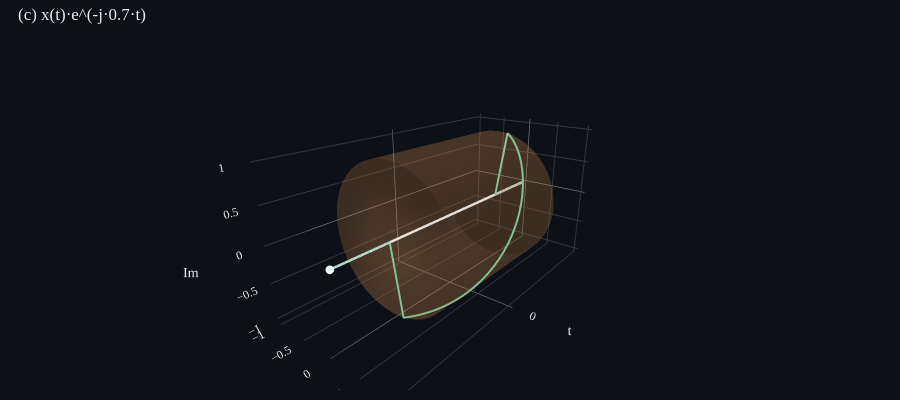

The notebook cell this image was saved under:
### Markdown cell above
### 1-3. 곱한 결과 $rect_W(t)·e^(-jω₀t)$ — 푸리에 적분의 피적분 함수

|t|<W에서만 살아 있는 헬릭스 조각 (envelope = rect, carrier = winding). |t|>W에서는 rect=0이라 곡선이 t축 위에 정확히 누움.

### Code cell
p = WoundSignalPlot(); p.update(ws_3d, last_idx); p.figure.show()

### Figure 1 — Plotly figure (JSON) as saved in the notebook; plotly's stock layout.template omitted (floating-point values rounded to 4 significant figures; data arrays with more than 128 entries replaced by an {"elided": "..."} marker saying what was removed)
{"data": [{"line": {"color": "#e6edf3", "width": 5}, "mode": "lines", "name": "t-axis", "opacity": 1, "scene": "scene", "showlegend": false, "type": "scatter3d", "x": [-3.5, 3.5], "y": [0, 0], "z": [0, 0]}, {"line": {"color": "#7ec699", "width": 4}, "mode": "lines", "name": "wound", "type": "scatter3d", "x": {"elided": "2000 float values"}, "y": {"elided": "2000 float values"}, "z": {"elided": "2000 float values"}}, {"colorscale": [[0, "#ffa657"], [1, "#ffa657"]], "hoverinfo": "skip", "lighting": {"ambient": 0.7, "diffuse": 0.4, "specular": 0.05}, "name": "envelope", "opacity": 0.15, "showscale": false, "type": "surface", "visible": true, "x": {"elided": "500x49 float values"}, "y": {"elided": "500x49 float values"}, "z": {"elided": "500x49 float values"}}, {"marker": {"color": "#f0f6fc", "size": 5}, "mode": "markers", "name": "cursor", "type": "scatter3d", "x": [3.5], "y": [0], "z": [0]}], "layout": {"font": {"color": "#e6edf3", "family": "serif", "size": 12}, "height": 400, "margin": {"b": 10, "l": 10, "r": 10, "t": 40}, "paper_bgcolor": "#0d1117", "plot_bgcolor": "#0d1117", "scene": {"aspectmode": "manual", "aspectratio": {"x": 2, "y": 1, "z": 1}, "camera": {"eye": {"x": 2, "y": 1.6, "z": 1}}, "xaxis": {"backgroundcolor": "#0d1117", "color": "#e6edf3", "gridcolor": "#30363d", "showbackground": true, "ticktext": ["0"], "tickvals": [0], "title": {"text": "t"}, "zerolinecolor": "#7d8590"}, "yaxis": {"backgroundcolor": "#0d1117", "color": "#e6edf3", "gridcolor": "#30363d", "showbackground": true, "title": {"text": "Re"}, "zerolinecolor": "#7d8590"}, "zaxis": {"backgroundcolor": "#0d1117", "color": "#e6edf3", "gridcolor": "#30363d", "showbackground": true, "title": {"text": "Im"}, "zerolinecolor": "#7d8590"}}, "showlegend": false, "title": {"font": {"color": "#e6edf3"}, "text": "(c) x(t)·e^(-j·0.7·t)", "x": 0.02, "xanchor": "left"}}}
